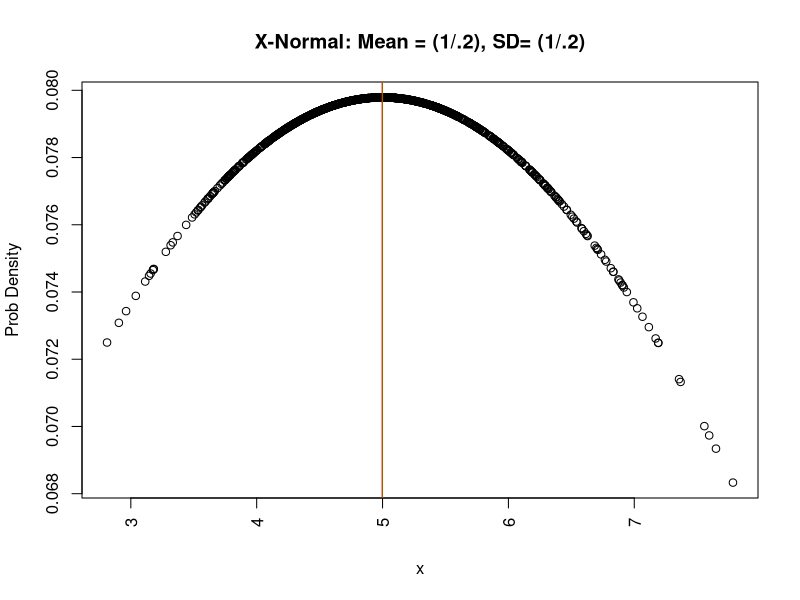
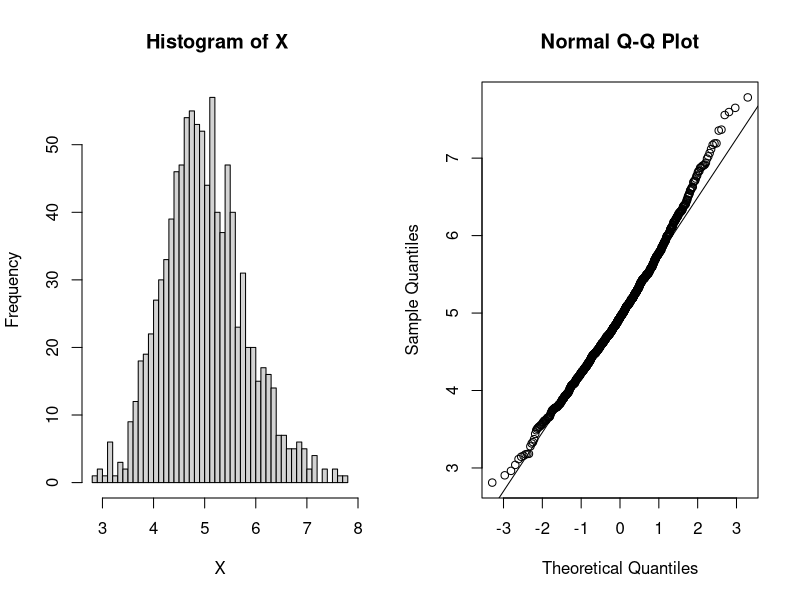
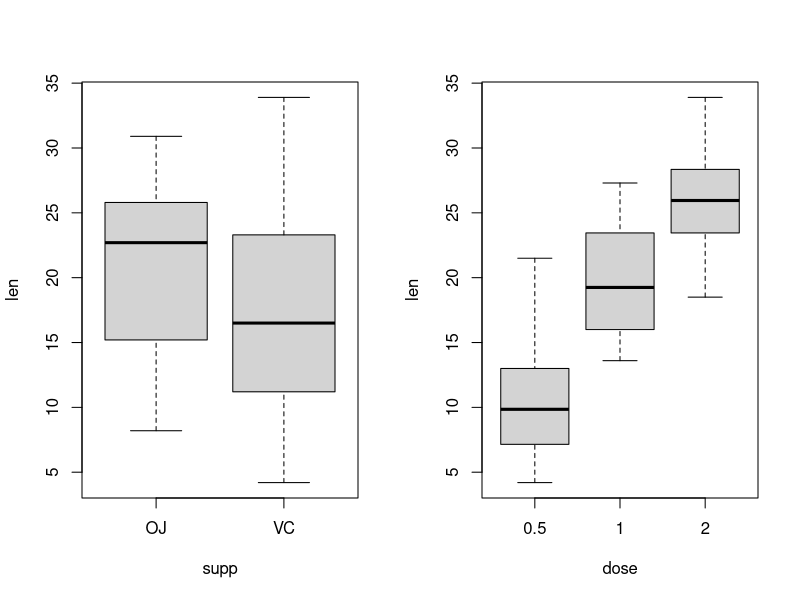

Write R code to recreate these figures, in order. (Note: this script raises an error after producing the figures.)
## ---- chunk 1
x <- c("")
for (i in 1:1000){x[i]<- mean(rexp(40,.2))}
dens<- dnorm(as.numeric(x), mean=5, sd=5)
plot(x,dens, main = "X-Normal: Mean = (1/.2), SD= (1/.2)", xlab = "x", ylab = "Prob Density", las=3)

##drawing the theoretical center when mean is 1/.2 = 5
abline(v=5, col="green")

##drawing the calculated center of the distribution
cMean <- mean(as.numeric(x))
abline(v=cMean,col="red")

## calculate the variance of the distribution
cVar <-0;
for (i in 1:1000) 
    {    
     cVar <- cVar + (as.numeric(x[i])-5)^2
    }

cVar <- cVar/(1000-1)

## Setting up the variables

a<-0; l <- c(""); u <- c("")

## Calculating the percentage of the generated means that lie with the 95% conf interval

for (i in 1:1000)
  {
    l[i]<-as.numeric(x[i]) - 1.96*5/sqrt(40)
    u[i]<-as.numeric(x[i]) + 1.96*5/sqrt(40)
    if(l[i]<=5 && u[i]>=5)
      {
      a<-a+1
      }
  }

b<- (a/1000)*100
   
## ---- chunk 2
par(mfrow=c(1,2))
hist(as.numeric(x), breaks=40, main="Histogram of X ", xlab="X")
qqnorm(as.numeric(x))
qqline(as.numeric(x))
## ---- chunk 3

## Loading the data
data(ToothGrowth)

## basic boxplots to summarize the data visually
par(mfrow=c(1,2))
boxplot(len ~ supp, data = ToothGrowth)
boxplot(len ~ dose, data = ToothGrowth)
## ---- chunk 4
## Basic data summary 
summary(ToothGrowth)
## ---- chunk 5
## t confidence interval tests for supp with the assumption that variance is TRUE and FALSE
rbind(
t.test(len~supp, paired=FALSE, var.equal=TRUE, data=ToothGrowth)$conf,
t.test(len~supp, paired=FALSE, var.equal=FALSE, data=ToothGrowth)$conf
)

## p value Hypothesis  for the same data
rbind(
t.test(len~supp, paired=FALSE, var.equal=TRUE, data=ToothGrowth)$p.value,
t.test(len~supp, paired=FALSE, var.equal=FALSE, data=ToothGrowth)$p.value
)

## ---- chunk 6
## t confidence interval tests for dose with the assumption that variance is TRUE and FALSE
len12 <- subset(ToothGrowth, dose %in% c(1,2))
len51 <- subset(ToothGrowth, dose %in% c(.5,1))
len52 <- subset(ToothGrowth, dose %in% c(.5,2))

rbind(
t.test(len~dose, paired=FALSE, var.equal=TRUE, data=len12)$conf,
t.test(len~dose, paired=FALSE, var.equal=FALSE, data=len12)$conf,
t.test(len~dose, paired=FALSE, var.equal=TRUE, data=len51)$conf,
t.test(len~dose, paired=FALSE, var.equal=FALSE, data=len51)$conf,
t.test(len~dose, paired=FALSE, var.equal=TRUE, data=len52)$conf,
t.test(len~dose, paired=FALSE, var.equal=FALSE, data=len52)$conf
)

##p value Hypothesis  for the same data


rbind(
t.test(len~dose, paired=FALSE, var.equal=TRUE, data=len12)$p.value,
t.test(len~dose, paired=FALSE, var.equal=FALSE, data=len12)$p.value,
t.test(len~dose, paired=FALSE, var.equal=TRUE, data=len51)$p.value,
t.test(len~dose, paired=FALSE, var.equal=FALSE, data=len51)$p.value,
t.test(len~dose, paired=FALSE, var.equal=TRUE, data=len52)$p.value,
t.test(len~dose, paired=FALSE, var.equal=FALSE, data=len52)$p.value
)


